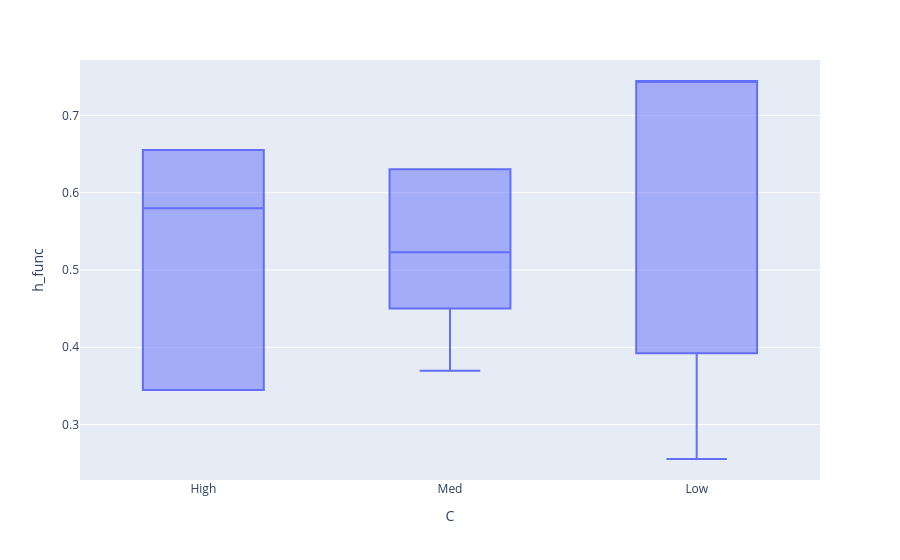

Here is the notebook cell this chart was saved with:
### Code cell
import plotly.express as px
fig = px.box(
    df_mod,
    x="C",
    y="h_func"
)

fig.show()

### Figure 1 — Plotly figure (JSON) as saved in the notebook; plotly's stock layout.template omitted (floating-point values rounded to 4 significant figures)
{"data": [{"alignmentgroup": "True", "hovertemplate": "C=%{x}<br>h_func=%{y}<extra></extra>", "legendgroup": "", "marker": {"color": "#636efa"}, "name": "", "notched": false, "offsetgroup": "", "orientation": "v", "showlegend": false, "type": "box", "x": ["High", "Med", "Med", "Med", "Med", "High", "Low", "Low", "Med", "Low", "High", "Low", "High", "Med", "Med", "Low", "Med", "Med", "Low", "Med", "Med", "High", "High", "High", "High", "Low", "Low", "Low", "Med", "Low", "Med", "Low", "Low", "Low", "Med", "Low", "Low", "High", "Med", "Low", "Med", "Med", "High", "High", "Med", "High", "High", "High", "Low", "High", "High", "Low", "High", "Low", "Low", "Med", "Low", "Low", "Med", "Low", "Med", "High", "Med", "Low", "High", "Low", "High", "Low", "Med", "High", "High", "Med", "Med", "High", "Low", "High", "Med", "Med", "High", "Med", "Med", "Med", "Low", "Med", "Low", "High", "High", "High", "High", "High", "High", "Med", "High", "Med", "Low", "Low", "High", "Low", "High", "Low"], "x0": " ", "xaxis": "x", "y": [0.5045, 0.3698, 0.6302, 0.6302, 0.6302, 0.6554, 0.3924, 0.7446, 0.6302, 0.7446, 0.6554, 0.7446, 0.6554, 0.3698, 0.6302, 0.7446, 0.6302, 0.3698, 0.6076, 0.3698, 0.3698, 0.5045, 0.6554, 0.3446, 0.3446, 0.7446, 0.3924, 0.2554, 0.4771, 0.2554, 0.5229, 0.2554, 0.2554, 0.2554, 0.6302, 0.7446, 0.2554, 0.3446, 0.4771, 0.7446, 0.4771, 0.6302, 0.6554, 0.6554, 0.6302, 0.4955, 0.3446, 0.4955, 0.7446, 0.3446, 0.6554, 0.7446, 0.6554, 0.7446, 0.7446, 0.5229, 0.6076, 0.7446, 0.3698, 0.7446, 0.5229, 0.6554, 0.6302, 0.7446, 0.4955, 0.6076, 0.6554, 0.6076, 0.4771, 0.3446, 0.6554, 0.6302, 0.5229, 0.3446, 0.7446, 0.6554, 0.3698, 0.4771, 0.6554, 0.6302, 0.6302, 0.3698, 0.2554, 0.6302, 0.7446, 0.5045, 0.5045, 0.6554, 0.3446, 0.6554, 0.6554, 0.6302, 0.6554, 0.5229, 0.7446, 0.7446, 0.3446, 0.3924, 0.4955, 0.7446], "y0": " ", "yaxis": "y"}], "layout": {"boxmode": "group", "legend": {"tracegroupgap": 0}, "margin": {"t": 60}, "xaxis": {"anchor": "y", "domain": [0, 1], "title": {"text": "C"}}, "yaxis": {"anchor": "x", "domain": [0, 1], "title": {"text": "h_func"}}}}
